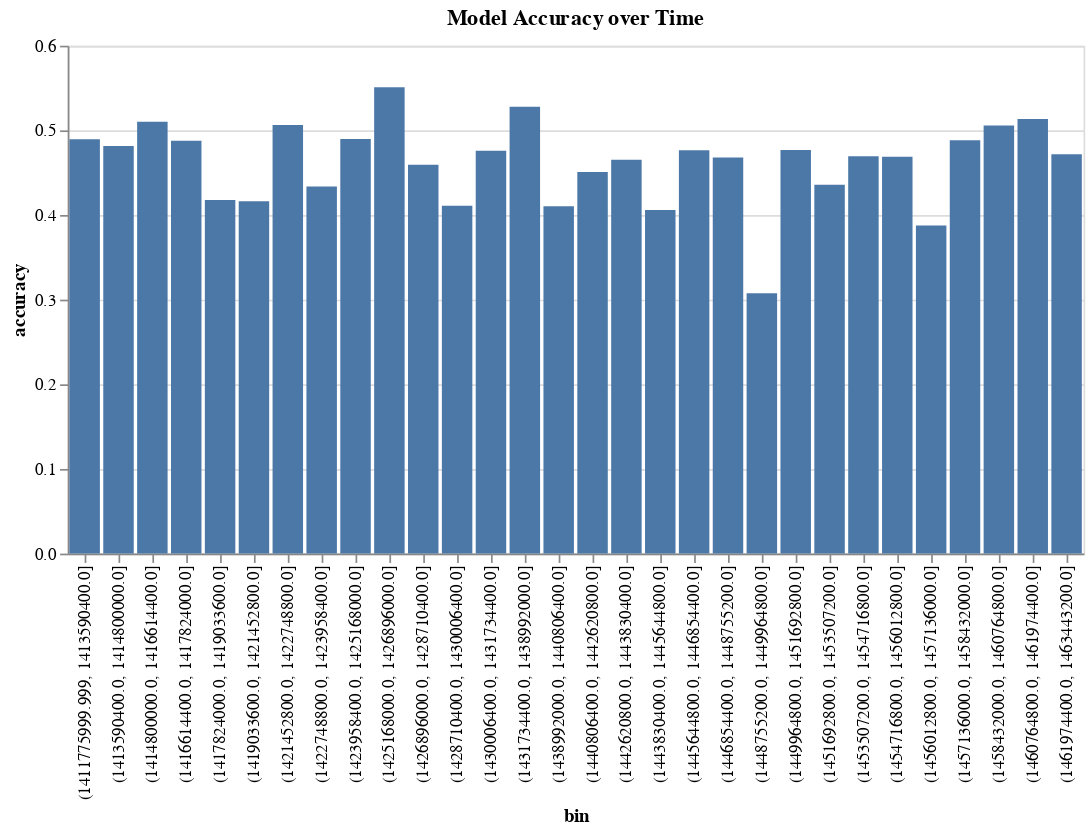

Notebook source saved alongside this figure:
### Code cell
alt.Chart(binned).mark_bar().encode(
    x='bin',
    y='accuracy',
).properties(title='Model Accuracy over Time')

### Figure 1 — Vega-Lite specification as saved in the notebook (floating-point values rounded to 4 significant figures)
{"config": {"view": {"continuousWidth": 300, "continuousHeight": 300}}, "data": {"name": "data-e3d9e47f5bae6dc1f26d714033ff45dd"}, "mark": {"type": "bar"}, "encoding": {"x": {"field": "bin", "type": "nominal"}, "y": {"field": "accuracy", "type": "quantitative"}}, "title": "Model Accuracy over Time", "$schema": "https://vega.github.io/schema/vega-lite/v5.16.3.json", "datasets": {"data-e3d9e47f5bae6dc1f26d714033ff45dd": [{"bin": "(1411775999.999, 1413590400.0]", "sum": 93, "count": 190, "accuracy": 0.4895}, {"bin": "(1413590400.0, 1414800000.0]", "sum": 78, "count": 162, "accuracy": 0.4815}, {"bin": "(1414800000.0, 1416614400.0]", "sum": 75, "count": 147, "accuracy": 0.5102}, {"bin": "(1416614400.0, 1417824000.0]", "sum": 79, "count": 162, "accuracy": 0.4877}, {"bin": "(1417824000.0, 1419033600.0]", "sum": 66, "count": 158, "accuracy": 0.4177}, {"bin": "(1419033600.0, 1421452800.0]", "sum": 77, "count": 185, "accuracy": 0.4162}, {"bin": "(1421452800.0, 1422748800.0]", "sum": 79, "count": 156, "accuracy": 0.5064}, {"bin": "(1422748800.0, 1423958400.0]", "sum": 72, "count": 166, "accuracy": 0.4337}, {"bin": "(1423958400.0, 1425168000.0]", "sum": 71, "count": 145, "accuracy": 0.4897}, {"bin": "(1425168000.0, 1426896000.0]", "sum": 108, "count": 196, "accuracy": 0.551}, {"bin": "(1426896000.0, 1428710400.0]", "sum": 68, "count": 148, "accuracy": 0.4595}, {"bin": "(1428710400.0, 1430006400.0]", "sum": 67, "count": 163, "accuracy": 0.411}, {"bin": "(1430006400.0, 1431734400.0]", "sum": 79, "count": 166, "accuracy": 0.4759}, {"bin": "(1431734400.0, 1438992000.0]", "sum": 76, "count": 144, "accuracy": 0.5278}, {"bin": "(1438992000.0, 1440806400.0]", "sum": 80, "count": 195, "accuracy": 0.4103}, {"bin": "(1440806400.0, 1442620800.0]", "sum": 64, "count": 142, "accuracy": 0.4507}, {"bin": "(1442620800.0, 1443830400.0]", "sum": 87, "count": 187, "accuracy": 0.4652}, {"bin": "(1443830400.0, 1445644800.0]", "sum": 56, "count": 138, "accuracy": 0.4058}, {"bin": "(1445644800.0, 1446854400.0]", "sum": 81, "count": 170, "accuracy": 0.4765}, {"bin": "(1446854400.0, 1448755200.0]", "sum": 80, "count": 171, "accuracy": 0.4678}, {"bin": "(1448755200.0, 1449964800.0]", "sum": 48, "count": 156, "accuracy": 0.3077}, {"bin": "(1449964800.0, 1451692800.0]", "sum": 72, "count": 151, "accuracy": 0.4768}, {"bin": "(1451692800.0, 1453507200.0]", "sum": 78, "count": 179, "accuracy": 0.4358}, {"bin": "(1453507200.0, 1454716800.0]", "sum": 77, "count": 164, "accuracy": 0.4695}, {"bin": "(1454716800.0, 1456012800.0]", "sum": 75, "count": 160, "accuracy": 0.4688}, {"bin": "(1456012800.0, 1457136000.0]", "sum": 57, "count": 147, "accuracy": 0.3878}, {"bin": "(1457136000.0, 1458432000.0]", "sum": 83, "count": 170, "accuracy": 0.4882}, {"bin": "(1458432000.0, 1460764800.0]", "sum": 88, "count": 174, "accuracy": 0.5057}, {"bin": "(1460764800.0, 1461974400.0]", "sum": 76, "count": 148, "accuracy": 0.5135}, {"bin": "(1461974400.0, 1463443200.0]", "sum": 75, "count": 159, "accuracy": 0.4717}]}}
